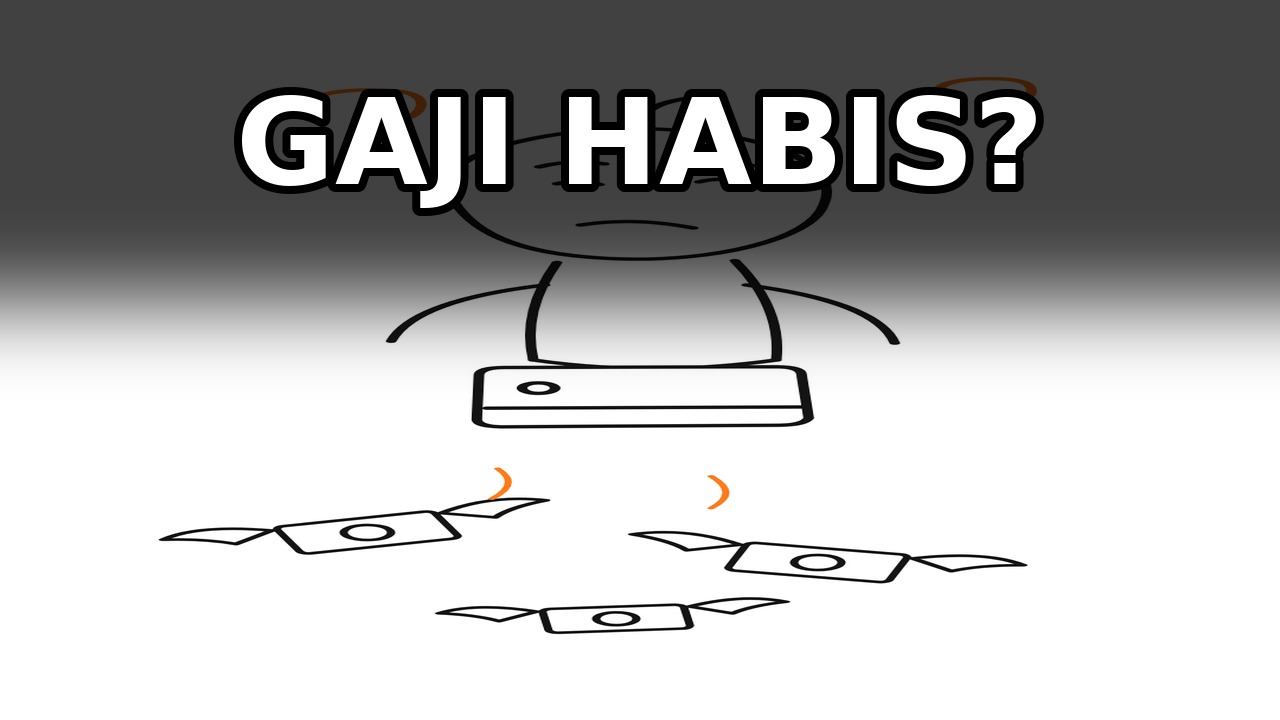
#> input picture .tmp-transfer/thumb.jpg, 1280 x 720 px
$ python -i modelo_v10.py   (imports and definitions only)
#> lines starting #> are read from the running program, lines starting #| are printed output that depends on the picture
# -*- coding: utf-8 -*-
"""O modelo do V10 — o unico criativo da conta que gera lead.

Apurado em 11/09/2026: dos dez anuncios dos conjuntos de formulario, nove
sao video e nenhum entregou. O decimo, chamado "V10 — Cliente todo dia
(video E)", **e uma imagem** (object_type SHARE, com image_hash) e sozinho
fez 4 leads a R$2,24, com CTR de 3,1% a 3,5%. O nome mentia, e por pouco
nao foi pausado junto com os videos.

Entao a imagem ja tinha ganhado dos nove videos. Este arquivo transforma
essa peca em MODELO, para as proximas nascerem iguais a ela.

Estrutura, medida na peca original (BF02_whatsapp_cheio):

    pilula laranja no topo, texto preto em caixa alta
    foto cobrindo o quadro 4:5
    degrade escuro subindo do pe, para o texto ter onde pousar
    linha sans branca  ->  linha cursiva laranja grande  ->  linha de apoio creme
    barra de CTA laranja solida no pe

O que NAO muda entre variacoes: cor, fonte, posicao, barra. So mudam a foto
e as tres linhas. E isso que faz dez pecas parecerem uma campanha em vez de
dez anuncios soltos.

    python3 fabrica/modelo_v10.py pecas.json

As fontes vem de caminhos.raiz()/fontes (o repositorio tem portao contra
literal de workdir escrito a mao — ver tests/test_caminhos.py).
"""
import json
import os
import sys

from PIL import Image, ImageDraw, ImageEnhance, ImageFont

sys.path.insert(0, os.path.dirname(os.path.abspath(__file__)))
import caminhos  # noqa: E402

L, A = 1080, 1350
LARANJA = (255, 122, 26)
BRANCO = (255, 255, 255)
APOIO = (255, 214, 176)
GRAFITE = (17, 17, 22)
LARG_MAX = 950
PISO = 34

FUNDOS = {"petroleo": (10, 34, 44), "grafite": (24, 22, 28), "vinho": (58, 12, 20),
          "terra": (52, 26, 12), "roxo": (34, 14, 46), "escuro": (11, 18, 32)}


def dir_fontes():
    return os.path.join(caminhos.raiz(), "fontes")


def fonte(nome, corpo):
    return ImageFont.truetype(os.path.join(dir_fontes(), nome), corpo)


def sans(corpo):
    return fonte("Montserrat-Bold.ttf", corpo)


def italico(corpo):
    return fonte("Playfair-Italic.ttf", corpo)


# [13 lines left out: function cabe, not called in this run]


def cobrir(caminho, alto=0.30):
    """Recorta em 4:5 sem distorcer, privilegiando o alto do quadro."""
#> called with caminho = '../.tmp-transfer/thumb.jpg', alto = 0.3
    im = Image.open(caminho).convert("RGB")
#> im is the input picture: PIL image 1280x720 RGB; mean R, G, B 175.5, 175.4, 175.3
    e = max(L / im.width, A / im.height)
#> e = 1.88
    im = im.resize((int(im.width * e + 1), int(im.height * e + 1)), Image.LANCZOS)
#> im: PIL image 2401x1351 RGB
    x = (im.width - L) // 2
#> x = 660
    y = int((im.height - A) * alto)
#> y = 0
    return im.crop((x, y, x + L, y + A))
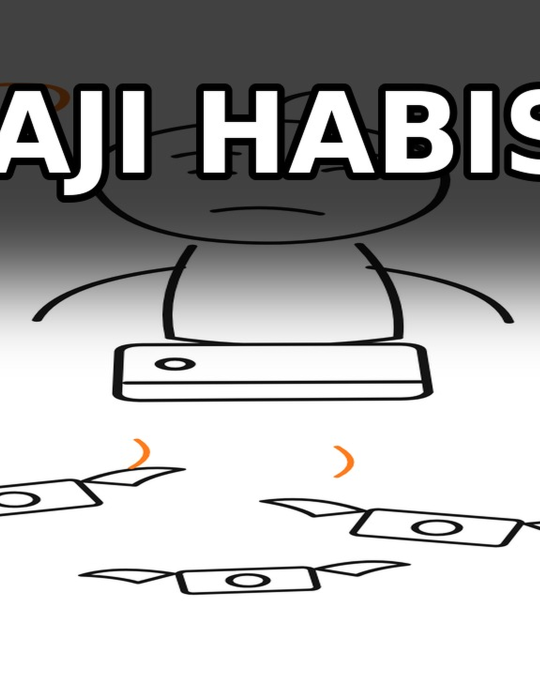
#> returned value: PIL image 1080x1350 RGB (shown at 1/2 size); mean R, G, B 174.5, 174.3, 174.2


# [84 lines left out: functions degrade, chapeu, tratar, etiqueta, centrar, barra and 2 more, not called in this run]


# [2 lines not run here, left out]

>>> result = cobrir('../.tmp-transfer/thumb.jpg')
